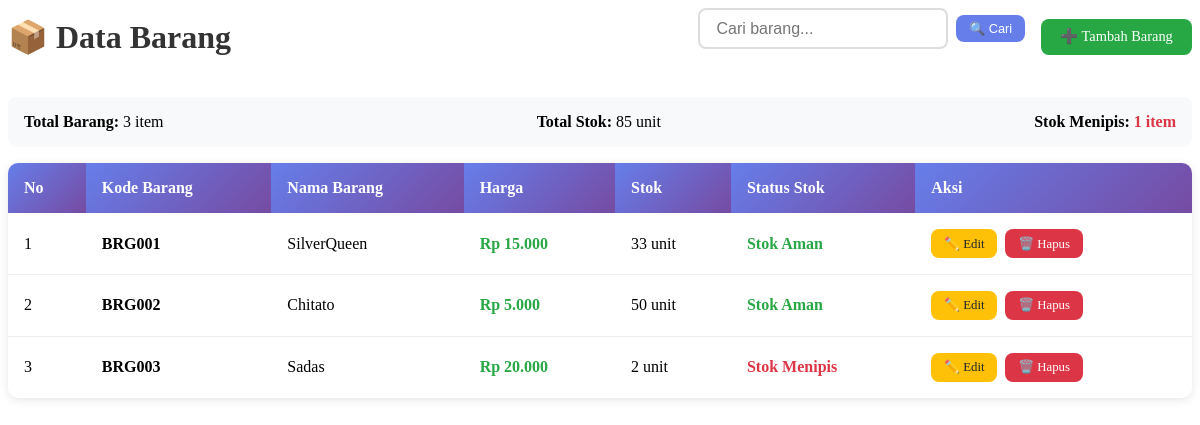
Page /pages/barang.php on the committed database.
### tables this page shows
CREATE TABLE `barang` (
  `id` varchar(20) NOT NULL,
  `nmbrg` varchar(30) DEFAULT NULL,
  `harga` int(255) DEFAULT NULL,
  `stok` int(255) DEFAULT NULL
);

### config/koneksi.php (called while the page is built, shortened)
<?php
$koneksi = mysqli_connect(DB_HOST, DB_USER, DB_PASS, DB_NAME);
mysqli_set_charset($koneksi, 'utf8');
function execute_query($query) {
    global $koneksi;
    $result = mysqli_query($koneksi, $query);
    return $result;
}
?>

### pages/barang.php (the view, shortened to what this page needs)
<?php
include '../config/koneksi.php';
$limit = 10;
$page_num = isset($_GET['page_num']) ? (int)$_GET['page_num'] : 1;
$offset = ($page_num - 1) * $limit;
$search = isset($_GET['search']) ? clean_input($_GET['search']) : '';
$where_clause = '';
$query = execute_query("SELECT * FROM barang $where_clause ORDER BY id ASC LIMIT $limit OFFSET $offset");
?>
<div class="page-header">
    <h2 class="page-title">📦 Data Barang</h2>
    <div class="search-container">
        <form method="GET" style="display: flex; gap: 0.5rem; align-items: center;">
            <input type="text" name="search" placeholder="Cari barang..." class="search-box"
                   value="<?php echo htmlspecialchars($search); ?>">
            <button type="submit" class="btn btn-primary btn-sm">🔍 Cari</button>
        </form>
        <a href="?page=tambah" class="btn btn-success">➕ Tambah Barang</a>
    </div>
</div>
<?php
$stats_query = execute_query("SELECT
    COUNT(*) as total_items,
    SUM(stok) as total_stock,
    COUNT(CASE WHEN stok <= 5 THEN 1 END) as low_stock
    FROM barang $where_clause");
$stats = mysqli_fetch_assoc($stats_query);
?>
<div class="stats-info">
    <div><strong>Total Barang:</strong> <?php echo $stats['total_items']; ?> item</div>
    <div><strong>Total Stok:</strong> <?php echo $stats['total_stock'] ?: 0; ?> unit</div>
    <div><strong>Stok Menipis:</strong> <span class="stock-low"><?php echo $stats['low_stock']; ?> item</span></div>
</div>
<div class="table-container">
    <?php if (mysqli_num_rows($query) > 0): ?>
        <table class="table">
            <thead>
                <tr>
                    <th>No</th>
                    <th>Kode Barang</th>
                    <th>Nama Barang</th>
                    <th>Harga</th>
                    <th>Stok</th>
                    <th>Status Stok</th>
                    <th>Aksi</th>
                </tr>
            </thead>
            <tbody>
                <?php
                $no = $offset + 1;
                while ($row = mysqli_fetch_assoc($query)):
                    $stock_status = '';
                    $stock_class = '';
                    if ($row['stok'] <= 5) {
                        $stock_status = 'Stok Menipis';
                        $stock_class = 'stock-low';
                    } elseif ($row['stok'] <= 20) {
                        $stock_status = 'Stok Sedang';
                        $stock_class = 'stock-medium';
                    } else {
                        $stock_status = 'Stok Aman';
                        $stock_class = 'stock-high';
                    }
                ?>
                    <tr>
                        <td><?php echo $no++; ?></td>
                        <td><strong><?php echo htmlspecialchars($row['id']); ?></strong></td>
                        <td><?php echo htmlspecialchars($row['nmbrg']); ?></td>
                        <td><span class="currency">Rp <?php echo number_format($row['harga'], 0, ',', '.'); ?></span></td>
                        <td><?php echo $row['stok']; ?> unit</td>
                        <td><span class="<?php echo $stock_class; ?>"><?php echo $stock_status; ?></span></td>
                        <td>
                            <div class="action-buttons">
                                <a href="?page=edit&id=<?php echo $row['id']; ?>" class="btn btn-warning btn-sm">
                                    ✏️ Edit
                                </a>
                                <a href="pages/hapus.php?id=<?php echo $row['id']; ?>"
                                   class="btn btn-danger btn-sm"
                                   onclick="return confirm('⚠️ Yakin ingin menghapus barang \"<?php echo htmlspecialchars($row['nmbrg']); ?>\"?')">
                                    🗑️ Hapus
                                </a>
                            </div>
                        </td>
                    </tr>
                <?php endwhile; ?>
            </tbody>
        </table>
    <?php endif; ?>
</div>

### pages/barang.php (style rules this page uses)
.page-header { display: flex; justify-content: space-between; align-items: center; margin-bottom: 2rem; flex-wrap: wrap; gap: 1rem; }
.page-title { color: #333; font-size: 2rem; margin: 0; }
.search-container { display: flex; gap: 1rem; align-items: center; flex-wrap: wrap; }
.search-box { padding: 0.6rem 1rem; border: 2px solid #ddd; border-radius: 8px; font-size: 1rem; width: 250px; }
.btn { padding: 0.6rem 1.2rem; border: none; border-radius: 8px; text-decoration: none; font-size: 0.9rem; font-weight: 500; cursor: pointer; transition: all 0.3s; display: inline-block; text-align: center; }
.btn-primary { background: #667eea; color: white; }
.btn-success { background: #28a745; color: white; }
.btn-warning { background: #ffc107; color: #212529; }
.btn-danger { background: #dc3545; color: white; }
.btn-sm { padding: 0.4rem 0.8rem; font-size: 0.8rem; }
.table-container { background: white; border-radius: 10px; overflow: hidden; box-shadow: 0 2px 10px rgba(0,0,0,0.1); margin-bottom: 2rem; }
.table { width: 100%; border-collapse: collapse; margin: 0; }
.table th { background: linear-gradient(135deg, #667eea 0%, #764ba2 100%); color: white; padding: 1rem; text-align: left; font-weight: 600; border: none; }
.table td { padding: 1rem; border-bottom: 1px solid #eee; vertical-align: middle; }
.table tbody tr:last-child td { border-bottom: none; }
.action-buttons { display: flex; gap: 0.5rem; flex-wrap: wrap; }
.stats-info { background: #f8f9fa; padding: 1rem; border-radius: 8px; margin-bottom: 1rem; display: flex; justify-content: space-between; align-items: center; flex-wrap: wrap; }
.currency { color: #28a745; font-weight: 600; }
.stock-low { color: #dc3545; font-weight: 600; }
.stock-high { color: #28a745; font-weight: 600; }

### rows in the picture
barang: id "BRG001", nmbrg "SilverQueen", harga "15.000", stok "33", stok "Stok Aman"
barang: id "BRG002", nmbrg "Chitato", harga "5.000", stok "50", stok "Stok Aman"
barang: id "BRG003", nmbrg "Sadas", harga "20.000", stok "2", stok "Stok Menipis"

### other values in the picture
$stats['total_items'] "3"
$stats['total_stock'] ?: 0 "85"
$stats['low_stock'] "1"
